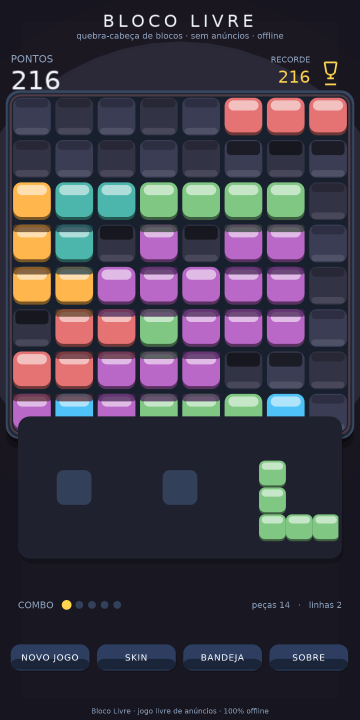
#> input picture screenshots/02_skin0.png, 720 x 1440 px, found by its file name (shown at 1/2 size)
$ python critic_r6_bounds.py
#> lines starting #> are read from the running program, lines starting #| are printed output that depends on the picture
#!/usr/bin/env python3
"""R6 forensic step 2: precise board bounds via rail-run detection."""
import os
import numpy as np
from PIL import Image

SHOTS = '/home/z/my-project/critic_shots/r6'

def gray(n):
#> called with n = '02_skin0.png'
    return np.asarray(Image.open(os.path.join(SHOTS, n)).convert('L'), dtype=np.int32)
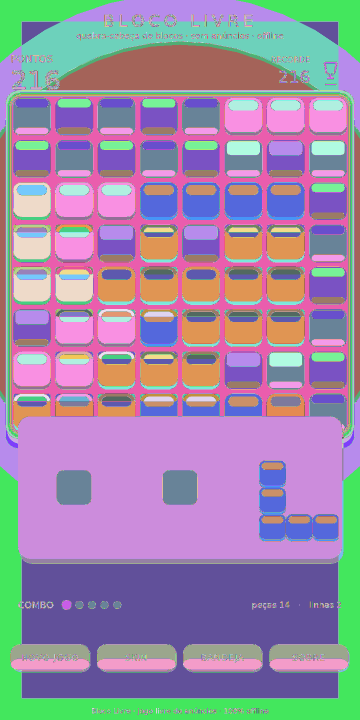
#> returned value: shape (1440, 720) int32 (shown at 1/2 size); 235 distinct labels, from 11 to 245; one colour per label, 0 black

def find_vertical_rail(g, x_hint, half=3):
    """Refine a vertical rail x by maximizing |d/dx| summed over middle rows."""
#> called with x_hint = 185, half = 3
    best_x, best_s = x_hint, -1
    for x in range(x_hint - half, x_hint + half + 1):
        s = np.abs(np.diff(g[300:1300, :], axis=1))[:, x-1].sum() if x > 0 else 0
        if s > best_s:
            best_s, best_x = s, x
#> this loop made 7 passes
#> (s, best_s) on passes 1, 2, 4, 5: (1630, 1630), (2842, 2842), (2847, 2847), (30483, 30483)
#> s on passes 3, 6, 7: 2158, 5631, 48
#> after the loop, best_s = 30483; best_x = 186
    return best_x

def rail_vertical_extent(g, x, tag):
    """Given a rail column x, find the run of rows where col x-1..x+2 differ from bg."""
    col = g[:, x]
    # background is dark; rail is lighter -> find contiguous run where col > bg + margin
    bg = np.median(col[:250])
    run = col > bg + 12
    # longest run
    best = (0, 0)
    cur = None
    for i, v in enumerate(run):
        if v and cur is None:
            cur = i
        elif not v and cur is not None:
            if i - cur > best[1] - best[0]:
                best = (cur, i)
            cur = None
    if cur is not None and len(run) - cur > best[1] - best[0]:
        best = (cur, len(run))
    print(f'{tag}: rail x={x} bg={bg} vertical run y {best[0]}..{best[1]} len={best[1]-best[0]}')
    return best

for n in ['02_skin0.png', '01_main_classic.png', '06_full.png', '07_clear.png']:
    g = gray(n)
    lx = find_vertical_rail(g, 185)
#> lx = 186
    rx = find_vertical_rail(g, 608)
#> the loop in find_vertical_rail (call 2), `for x in range(x_hint - half, x_hint + half + 1):` made 7 passes
#> (s, best_s) on passes 1, 3, 4, 5: (1681, 1681), (1866, 1866), (2616, 2616), (24596, 24596)
#> s on passes 2, 6, 7: 1349, 4467, 0
#> rx = 609
    rail_vertical_extent(g, lx, f'{n} LEFT')
#> in rail_vertical_extent, `col = g[:, x]`: col = 1440 values, max 160 at index 65, min 20 at index 1118, mean 36.32
#> in rail_vertical_extent, `bg = np.median(col[:250])`: bg = 35
#> the loop in rail_vertical_extent, `for i, v in enumerate(run):` made 1440 passes
#> best on passes 79, 419, 589: (65, 78), (381, 418), (550, 588)
#| 02_skin0.png LEFT: rail x=186 bg=35.0 vertical run y 550..588 len=38
    rail_vertical_extent(g, rx, f'{n} RIGHT')
#> the loop in rail_vertical_extent (call 2), `for i, v in enumerate(run):` made 1440 passes
#> best on passes 122, 147, 194, 251, 1084: (117, 121), (141, 146), (160, 193), (211, 250), (1028, 1083)
#| 02_skin0.png RIGHT: rail x=609 bg=26.0 vertical run y 1028..1083 len=55
    # horizontal rails: rows where diff along y is strong across board width
    rowmag = np.abs(np.diff(g[:, lx+8:rx-8], axis=0)).sum(axis=1)
#> rowmag = 1439 values, max 35976 at index 832, min 0 at index 54, mean 1008.7
    idx = sorted(np.argsort(rowmag)[::-1][:10].tolist())
#> idx = [67, 364, 433, 548, 602, 632, 633, 717, 802, 832]
    print(f'{n}: top horizontal edges (y, strength):', [(r, int(rowmag[r])) for r in idx])
#| 02_skin0.png: top horizontal edges (y, strength): [(67, 18875), (364, 27201), (433, 21343), (548, 21559), (602, 18664), (632, 19484), (633, 18543), (717, 21447), (802, 17630), (832, 35976)]
    print()
#> pass 2 of the loop `for n in ['02_skin0.png', '01_main_classic.png', '06_full.png', '07_cl..`:
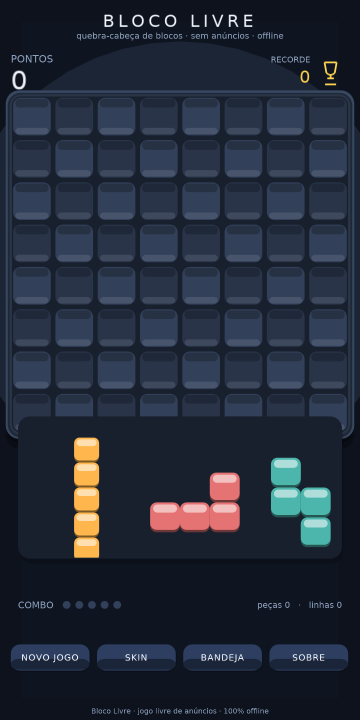
#> input picture screenshots/01_main_classic.png, 720 x 1440 px, found by its file name (shown at 1/2 size)
#> in gray (call 2), `return np.asarray(Image.open(os.path.join(SHOTS, n)).convert('L'), dty..`:
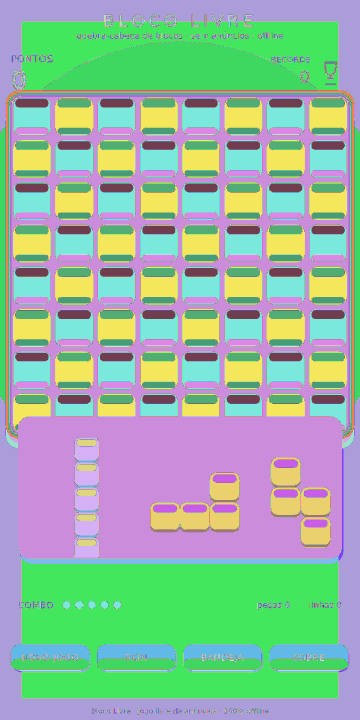
#> returned value: shape (1440, 720) int32 (shown at 1/2 size); 238 distinct labels, from 8 to 245; one colour per label, 0 black
#| 01_main_classic.png LEFT: rail x=186 bg=34.0 vertical run y 875..1116 len=241
#| 01_main_classic.png RIGHT: rail x=609 bg=20.0 vertical run y 1035..1094 len=59
#> rowmag = 1439 values, max 19680 at index 67, min 0 at index 0, mean 701.4
#> idx = [53, 67, 69, 75, 76, 1320, 1418, 1419, 1425, 1426]
#| 01_main_classic.png: top horizontal edges (y, strength): [(53, 15611), (67, 19680), (69, 15439), (75, 12749), (76, 17074), (1320, 11156), (1418, 16181), (1419, 11340), (1425, 11149), (1426, 17043)]
#> pass 3 of the loop `for n in ['02_skin0.png', '01_main_classic.png', '06_full.png', '07_cl..`:
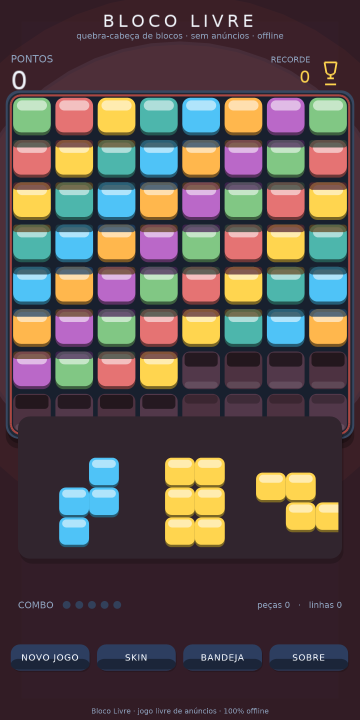
#> input picture screenshots/06_full.png, 720 x 1440 px, found by its file name (shown at 1/2 size)
#> in gray (call 3), `return np.asarray(Image.open(os.path.join(SHOTS, n)).convert('L'), dty..`:
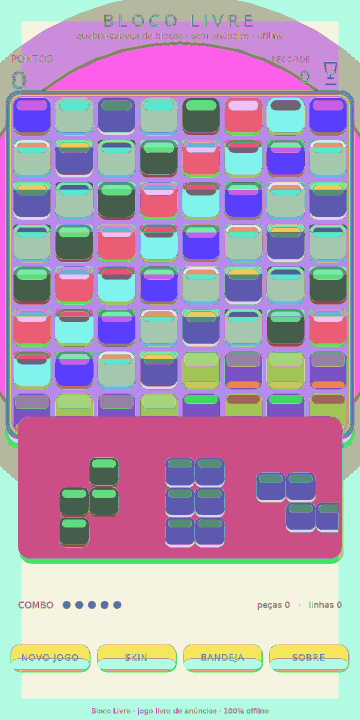
#> returned value: shape (1440, 720) int32 (shown at 1/2 size); 226 distinct labels, from 18 to 245; one colour per label, 0 black
#| 06_full.png LEFT: rail x=186 bg=42.0 vertical run y 125..186 len=61
#| 06_full.png RIGHT: rail x=609 bg=41.0 vertical run y 945..1065 len=120
#> rowmag = 1439 values, max 36937 at index 294, min 0 at index 54, mean 1135.6
#> idx = [192, 195, 294, 379, 433, 463, 548, 602, 632, 633]
#| 06_full.png: top horizontal edges (y, strength): [(192, 26048), (195, 20674), (294, 36937), (379, 27955), (433, 21003), (463, 29508), (548, 36508), (602, 21876), (632, 20137), (633, 18876)]
#> the loop made 4 passes; the first 3 are shown
